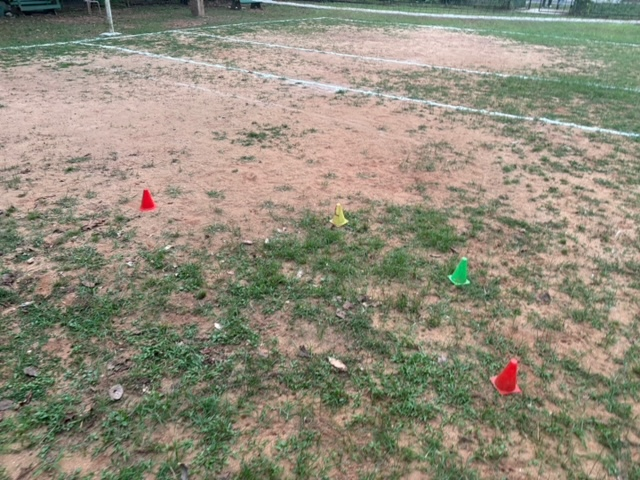
#> input picture sample_images/IMG_2388.jpg, 640 x 480 px
$ python -i cone_threshold.py   (imports and definitions only)
#> lines starting #> are read from the running program, lines starting #| are printed output that depends on the picture; after the words box and inside, x2 and y2 are one past the last pixel; in counts of white or black regions, pixels touching at a corner belong together
#> further down, picture is the input picture: shape (480, 640, 3); mean B, G, R 123, 140, 145.1
"""HSV colour-threshold cone detector for top-down drone frames.

Used to auto-label frames for YOLO training and as a fallback detector.
Thresholds are tuned on the photos in sample_images/ (red, green, yellow
cones on reddish soil and grass).
"""
import argparse
import os

import cv2
import numpy as np

# OpenCV HSV: H 0-179, S/V 0-255. Each colour is a list of (lower, upper) ranges.
COLOR_RANGES = {
    "red":    [((0, 110, 90), (9, 255, 255)), ((165, 110, 90), (179, 255, 255))],
    "yellow": [((20, 70, 170), (38, 255, 255))],
    "green":  [((58, 100, 100), (90, 255, 255))],
}
BOX_COLORS = {"red": (0, 0, 255), "yellow": (0, 255, 255), "green": (0, 255, 0)}
CLASS_IDS = {"red": 0, "yellow": 1, "green": 2}

# Blob-level checks on the median colour of the whole blob. These separate cones
# from things whose individual pixels pass the ranges above: skin (median hue
# 7-9) vs red cones (176-2), and grass (median S ~108, V ~115) vs green cones.
# Red hue is checked after shifting by +90 so the 179->0 wrap is contiguous.
BLOB_RULES = {
    "red":    {"hue": (80, 96), "min_s": 135, "min_v": 120},   # shifted: 170..6
    "yellow": {"hue": (22, 34), "min_s": 80,  "min_v": 190},
    "green":  {"hue": (70, 90), "min_s": 130, "min_v": 140},
}
# The cone must be clearly more saturated than the ground right around it.
# (Washed-out yellow on reddish soil is the weakest case, at ~24.)
MIN_RING_CONTRAST = 20

MIN_AREA_FRAC = 0.0004   # blob must cover at least this fraction of the image
MAX_AREA_FRAC = 0.05
MIN_FILL = 0.35          # blob area / bounding-box area
MAX_ASPECT = 3.0


def color_mask(hsv, color):
    mask = np.zeros(hsv.shape[:2], np.uint8)
    for lo, hi in COLOR_RANGES[color]:
        mask |= cv2.inRange(hsv, np.array(lo), np.array(hi))
    k = cv2.getStructuringElement(cv2.MORPH_ELLIPSE, (5, 5))
    mask = cv2.morphologyEx(mask, cv2.MORPH_OPEN, k)
    mask = cv2.morphologyEx(mask, cv2.MORPH_CLOSE, k, iterations=2)
    return mask


def blob_ok(hsv, contour, color, box):
    """Median-colour and local-contrast checks for one candidate blob."""
    x, y, w, h = box
    pad = max(w, h) // 2
    H, W = hsv.shape[:2]
    x0, y0, x1, y1 = max(x - pad, 0), max(y - pad, 0), min(x + w + pad, W), min(y + h + pad, H)
    roi = hsv[y0:y1, x0:x1]
    inside = np.zeros(roi.shape[:2], np.uint8)
    cv2.drawContours(inside, [contour - [x0, y0]], -1, 255, cv2.FILLED)
    ring = cv2.dilate(inside, np.ones((3, 3), np.uint8), iterations=max(pad // 2, 3)) & ~cv2.dilate(
        inside, np.ones((3, 3), np.uint8), iterations=2)
    px = roi[inside > 0]
    if len(px) == 0 or not ring.any():
        return False
    rule = BLOB_RULES[color]
    hue = px[:, 0].astype(int)
    if color == "red":
        hue = (hue + 90) % 180
    med_h, med_s, med_v = np.median(hue), np.median(px[:, 1]), np.median(px[:, 2])
    if not (rule["hue"][0] <= med_h <= rule["hue"][1]
            and med_s >= rule["min_s"] and med_v >= rule["min_v"]):
        return False
    return med_s - np.median(roi[ring > 0][:, 1]) >= MIN_RING_CONTRAST


def detect(img):
    """Return a list of (color, x, y, w, h, area) boxes in pixel coordinates."""
    hsv = cv2.cvtColor(cv2.GaussianBlur(img, (5, 5), 0), cv2.COLOR_BGR2HSV)
#> hsv: shape (480, 640, 3); mean H, S, V 29.5, 50.4, 151
    img_area = img.shape[0] * img.shape[1]
#> img_area = 307200
    out = []
    for color in COLOR_RANGES:
        contours, _ = cv2.findContours(color_mask(hsv, color), cv2.RETR_EXTERNAL,
                                       cv2.CHAIN_APPROX_SIMPLE)
        for c in contours:
            area = cv2.contourArea(c)
            if not MIN_AREA_FRAC * img_area <= area <= MAX_AREA_FRAC * img_area:
                continue
            x, y, w, h = cv2.boundingRect(c)
            if area / (w * h) < MIN_FILL or max(w, h) / min(w, h) > MAX_ASPECT:
                continue
            if not blob_ok(hsv, c, color, (x, y, w, h)):
                continue
            out.append((color, x, y, w, h, area))
#> this loop made 3 passes
#> pass 1, in blob_ok (call 2), `ring = cv2.dilate(inside, np.ones((3, 3), np.uint8), iterations=max(pa..`:
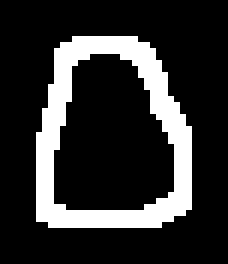
#> ring: shape (44, 38) (shown 6 times larger); 18.7% white; 1 white region, box (x1, y1, x2, y2) and area: (6, 6, 32, 38) 312
#> after the loop, out = [('red', 494, 361, 25, 35, 560.5), ('red', 140, 189, 16, 22, 209.5), ('yellow', 333, 206, 14, 20, 143.5), ('green', 450, 259, 19, 28, 326.5)]
    return out


def draw(img, dets):
    vis = img.copy()
    for color, x, y, w, h, _ in dets:
        cv2.rectangle(vis, (x, y), (x + w, y + h), BOX_COLORS[color], 2)
        cv2.putText(vis, color, (x, max(y - 4, 12)), cv2.FONT_HERSHEY_SIMPLEX, 0.5,
                    BOX_COLORS[color], 2)
    return vis


def yolo_lines(dets, shape, pad=0.1):
    """YOLO-format label lines, boxes padded by `pad` to include the cone's edge."""
    H, W = shape[:2]
    lines = []
    for color, x, y, w, h, _ in dets:
        cx, cy = (x + w / 2) / W, (y + h / 2) / H
        bw, bh = min(w * (1 + 2 * pad) / W, 1), min(h * (1 + 2 * pad) / H, 1)
        lines.append(f"{CLASS_IDS[color]} {cx:.6f} {cy:.6f} {bw:.6f} {bh:.6f}")
    return lines


def main():
    ap = argparse.ArgumentParser(description=__doc__)
    ap.add_argument("images", nargs="+")
    ap.add_argument("--vis-dir", help="write annotated images here")
    ap.add_argument("--label-dir", help="write YOLO .txt labels here")
    args = ap.parse_args()
    for d in (args.vis_dir, args.label_dir):
        if d:
            os.makedirs(d, exist_ok=True)
    for path in args.images:
        img = cv2.imread(path)
        if img is None:
            continue
        dets = detect(img)
        stem = os.path.splitext(os.path.basename(path))[0]
        print(f"{os.path.basename(path)}: " +
              (", ".join(f"{c}@({x},{y},{w}x{h})" for c, x, y, w, h, _ in dets) or "none"))
        if args.vis_dir:
            cv2.imwrite(os.path.join(args.vis_dir, stem + ".jpg"), draw(img, dets))
        if args.label_dir:
            with open(os.path.join(args.label_dir, stem + ".txt"), "w") as f:
                f.write("\n".join(yolo_lines(dets, img.shape)))


# [2 lines not run here, left out]

>>> import cv2
>>> picture = cv2.imread('sample_images/IMG_2388.jpg')
>>> result = detect(picture)
#> result has the same summary as out in detect
